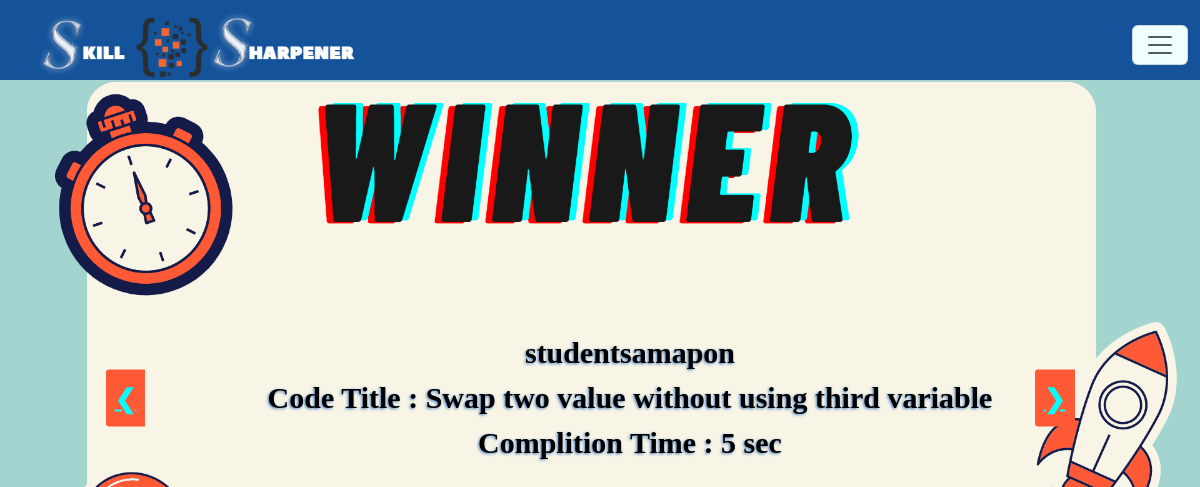
Page /Winnerboard/ (signed in) on the committed database.
### VirtualLab/models.py (models this page shows)
class winnerSave(models.Model):
    username = models.CharField(max_length=50)
    Title = models.CharField(max_length=100)
    Sub_time = models.CharField(max_length=50)

### VirtualLab/views.py (the view)
# urls.py: path('Winnerboard/',views.Winnerboard,name='Winnerboard'),
def Winnerboard(request):
    if request.user.is_authenticated:
        winnerDatas = winnerSave.objects.all().order_by('id').reverse()
        return render(request, 'WinnerBoard.html', {'winner': winnerDatas})
    else:
        return HttpResponseRedirect('/login/')

### template/WinnerBoard.html (shortened to what this page needs)
<!DOCTYPE html>
{% load static %}
<html lang="en">
<head>
    <link rel="stylesheet" href="{% static '/CSS/bootstrap.css' %}" type="text/css">
    <link rel="stylesheet" href="{% static '/CSS/Winnerboard.css' %}">
</head>
<body class="body" id="body">
    <nav class="navbar navbar-light bg-light fixed-top" id="nav">
        <div class="container-fluid">
            <a class="navbar-brand Pagetitle" href="/about/" id="heading">
                <img src="{% static '/media/Logo.png' %}" alt="" style="height: 64px;">
            </a>
            <button class="navbar-toggler" type="button" data-bs-toggle="offcanvas"
                data-bs-target="#offcanvasDarkNavbar" aria-controls="offcanvasDarkNavbar">
                <span class="navbar-toggler-icon"></span>
            </button>
        </div>
    </nav>
    <div class="pagebg">
        <div class="slideshow-container">
            <div class="slide-contain">
                {% for data in winner %}
                <div class="mySlides">
                    <div class="data">
                        <a href="{% url 'ShowProfile' name=data.username %}"
                            style="text-decoration: none; color: rgb(0, 0, 0);">{{data.username}}
                        </a>
                        <div>
                            Code Title : {{data.Title}}
                        </div>
                        <div>
                            Complition Time : {{data.Sub_time}}
                        </div>
                    </div>
                </div>
                {% endfor %}
            </div>
            <a class="arrow prev" onclick="plusSlides(-1)">&#10094;</a>
            <a class="arrow next" onclick="plusSlides(1)">&#10095;</a>
        </div>
    </div>
</body>
</html>

### VirtualLab/static/CSS/Winnerboard.css (style rules this page uses)
.body, html { background: #a4d4cf; background-image: url('../media/Winner.png'); background-repeat: no-repeat; background-size: 100%; background-position-x: center; }
html { overflow-x: hidden; }
#nav { background: #14539a !important; color: #ffffff !important; }
.Pagetitle { text-shadow: 0px 2px 5px rgb(0, 0, 0); font-weight: bold; color: aliceblue !important; font-size: 26px !important; font-family: 'Alkatra', cursive; }
.navbar-toggler { background-color: azure !important; }
.pagebg { position: relative; top: 330px; padding-left: 5%; height: 100%; background: transparent; }
.slideshow-container { position: relative; left: 4%; height: 100%; width: 85%; }
.mySlides { text-align: center; font-size: 30px; color: white; }
.arrow { position: absolute; top: 50%; transform: translateY(-50%); width: auto; padding: 9px; color: #00ffff; font-weight: bold; font-size: 26px; transition: 0.6s ease; background-color: #ff5a35; user-select: none; cursor: pointer; }
.prev { left: 0; border-radius: 3px 0 0 3px; }
.next { right: 0; border-radius: 3px 0 0 3px; }
.slide-contain { width: 900px; position: relative; left: 10%; }
.mySlides { color: #000000 !important; font-family: cursive; font-weight: bold; font-size: 30px; width: 95%; text-shadow: -1px 1px 3px #477fc1; display: none; }
.mySlides.active { display: block; }

### rows in the picture
winnerSave: username "studentsamapon", Title "Swap two value without using third variable", Sub_time "5 sec"
